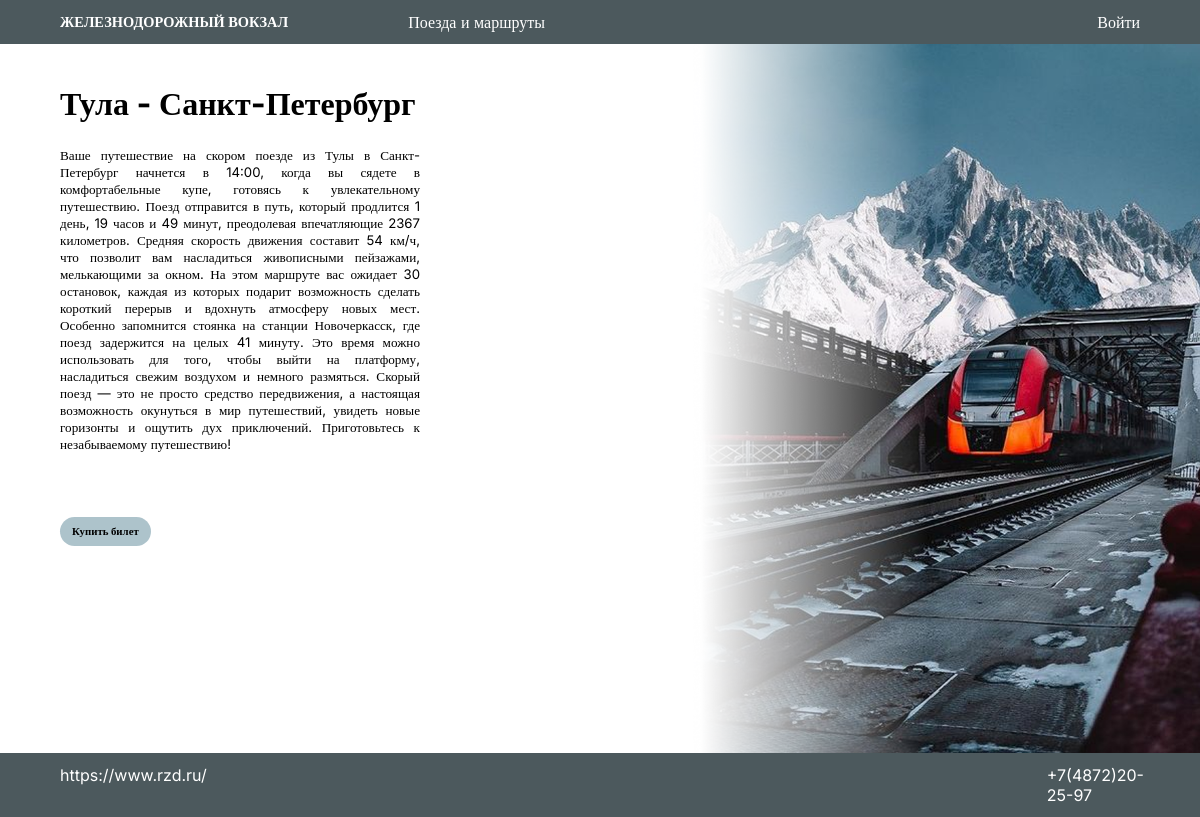
/train/2/, run on the app's committed database.
### trains/models.py (models this page shows, shortened)
class Train(models.Model):
    title = models.CharField(max_length=32, null=False, blank=False)
    description_of_direction = models.TextField(null=False, blank=False)
    start_of_the_trip = models.DateField(null=False, blank=False, default=timezone.now)
    end_of_the_trip = models.DateField(null=False, blank=False, default=timezone.now)

### trains/views.py (the view)
# urls.py: path('train/<int:train_id>/', views.train_page, name='train_page')
def train_page(request, train_id):
    try:
        train = Train.objects.get(id=train_id)
        return render(request, 'trains/train_page.html', {'train': train})
    except Train.DoesNotExist:
        raise Http404

### templates/trains/train_page.html (shortened to what this page needs)
{% extends 'base.html' %}
{% load static %}
{% block style %}
    <link rel="stylesheet" href="{% static 'css/trains/train_page.css' %}">
{% endblock %}
{% block content %}
    <div class="train-container">
        <div>
            <div class="train-title-container">
                <h1>{{ train.title }}</h1>
            </div>
            <div class="train-fields-container">
                <p class="train-description">{{ train.description_of_direction }}</p>
                <a href="{% url 'tickets:buy' screening_id=train.id %}" class="button train-buy-button">Купить билет</a>
            </div>
        </div>
    </div>
{% endblock %}

### static/css/style.css (style rules this page uses)
* { font-family: Inter, serif; padding: 0; margin: 0; }
a { color: black; text-decoration: none; font-size: 1.5vh; }
.button { padding: 1vh 1vw; background-color: rgba(76, 124, 142, 0.453); border: none; border-radius: 30px; cursor: pointer; font-weight: bold; }

### static/css/trains/train_page.css (style rules this page uses)
.train-container { display: flex; gap: 2vw; color: rgb(0, 0, 0); }
.train-title-container { display: flex; gap: 1vw; align-items: center; }
.train-fields-container { display: flex; padding: 3vh 0; flex-direction: column; gap: 8vh; }
.train-description { text-align: justify; font-size: 1.1vw; margin-right: 90vh; }
.train-buy-button { align-self: flex-start; font-size: 0.9vw; }

### data on the page
Train: title "Тула - Санкт-Петербург", description_of_direction "Ваше путешествие на скором поезде из Тулы в Санкт-Петербург начнется в 14:00, когда вы сядете в комфортабельные купе, готовясь к увлекательному путешествию. Поезд отправится в путь, который продлится 1 день, 19 часов и 49 минут, преодолевая впечатляющие 2367 километров. Средняя скорость движения составит 54 км/ч, что позволит вам насладиться живописными пейзажами, мелькающими за окном. На этом маршруте вас ожидает 30 остановок, каждая из которых подарит возможность сделать короткий перерыв и вдохнуть атмосферу новых мест. Особенно запомнится стоянка на станции Новочеркасск, где поезд задержится на целых 41 минуту. Это время можно использовать для того, чтобы выйти на платформу, насладиться…"
